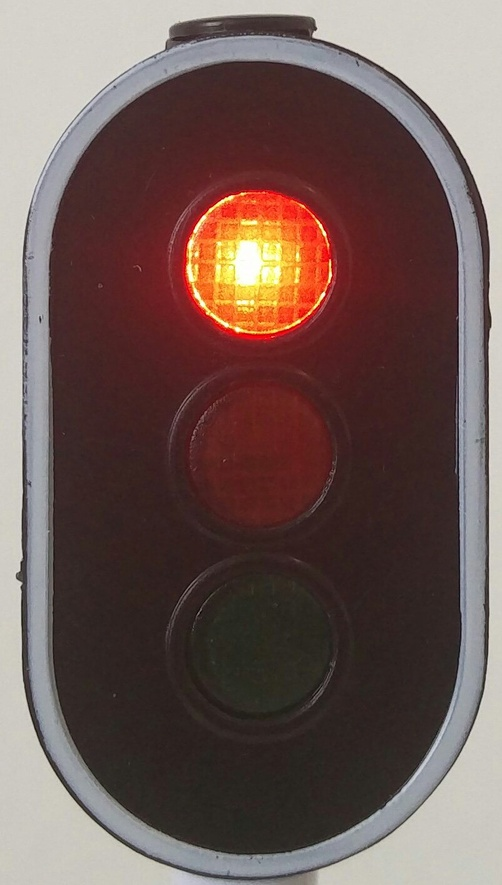
#> input picture tests/rood-stoplicht.jpeg, 502 x 885 px, shrunk from 802 x 1415 before the run
$ python herkenning.py   (Python 2 division)
#> lines starting #> are read from the running program, lines starting #| are printed output that depends on the picture
import numpy as np
import cv2
from matplotlib import pyplot as plt

img1 = cv2.imread('rood-stoplicht.jpeg', cv2.IMREAD_GRAYSCALE)
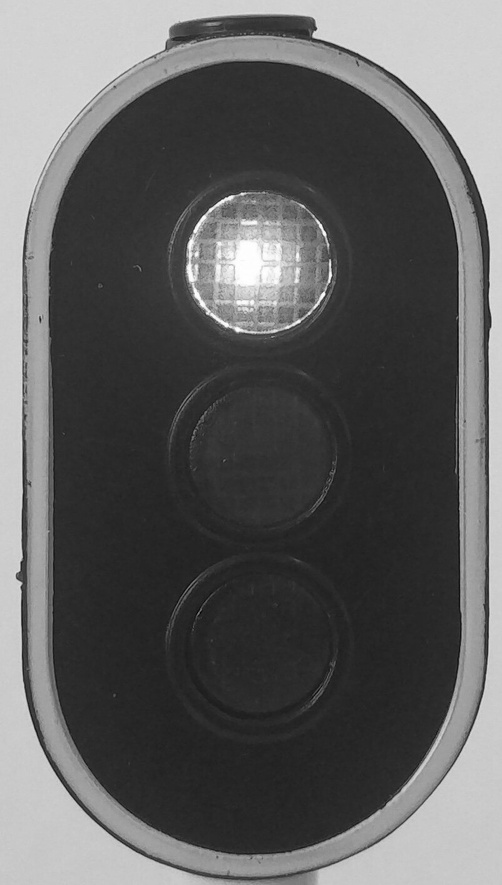
#> img1: shape (885, 502); min 0, max 255, mean 95.5
img2 = cv2.imread('test-stoplicht.jpeg', cv2.IMREAD_GRAYSCALE)
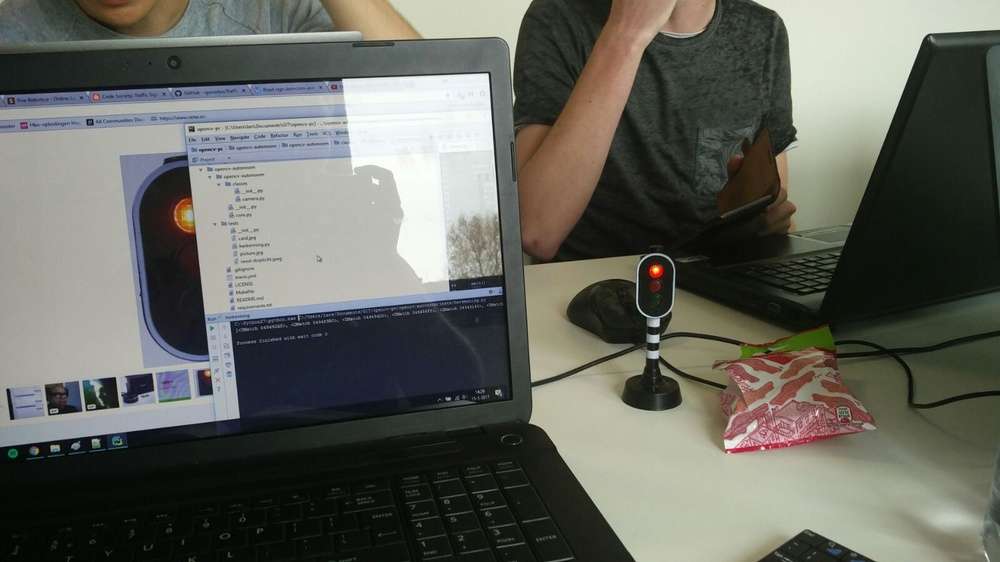
#> input picture tests/test-stoplicht.jpeg, 1000 x 562 px, shrunk from 1599 x 899 before the run
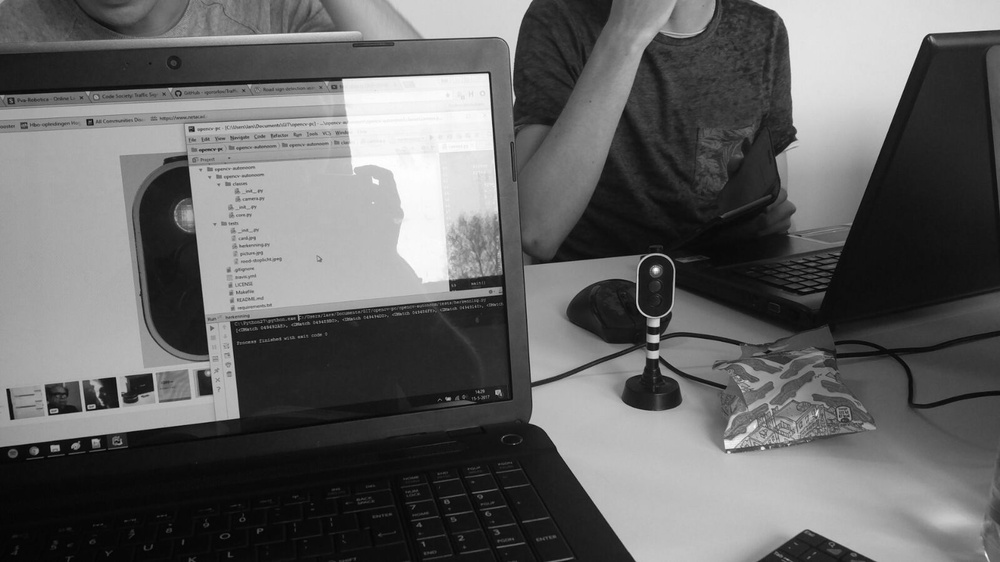
#> img2: shape (562, 1000); min 0, max 255, mean 100


orb = cv2.ORB_create()
kp1, des1 = orb.detectAndCompute(img1, None)
#> kp1 = 500 keypoints; strongest (x, y, size): (313, 35, 31), (324, 294, 31), (207, 313, 31), (313, 33, 31)
kp2, des2 = orb.detectAndCompute(img2, None)
#> kp2 = 500 keypoints; strongest (x, y, size): (487, 74, 31), (486, 74, 37.2), (485, 75, 44.6), (658, 325, 31)
bf = cv2.BFMatcher(cv2.NORM_HAMMING, crossCheck=True)
matches = bf.match(des1, des2)
#> matches = 87 matches
matches = sorted(matches, key = lambda x:x.distance)
amount = matches.count('')
#> amount = 0
print matches
#> (printed output is left out)
img3 = cv2.drawMatches(img1, kp1, img2, kp2, matches[:40], img2, flags = 2)
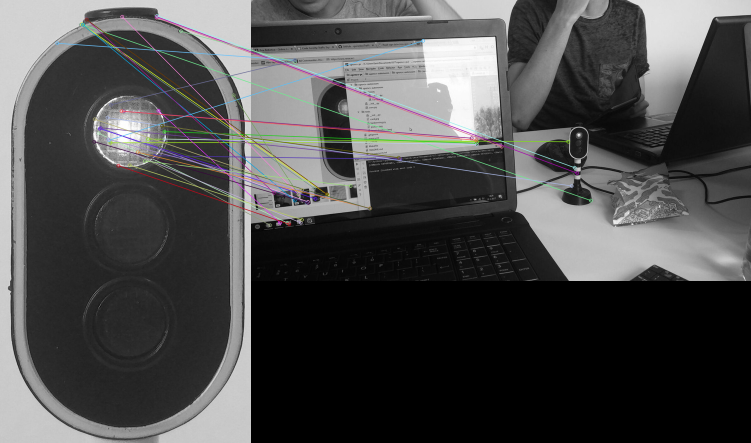
#> img3: shape (885, 1502, 3) (shown at 1/2 size); mean of channels 0, 1, 2 74.6, 74.6, 74.7; drawn as B, G, R
plt.imshow(img3), plt.show()
